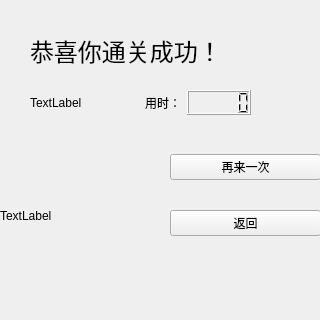
<?xml version="1.0" encoding="UTF-8"?>
<ui version="4.0">
 <class>AllFinished</class>
 <widget class="QWidget" name="AllFinished">
  <property name="geometry">
   <rect>
    <x>0</x>
    <y>0</y>
    <width>320</width>
    <height>320</height>
   </rect>
  </property>
  <property name="windowTitle">
   <string>Form</string>
  </property>
  <property name="windowIcon">
   <iconset resource="res.qrc">
    <normaloff>:/image/dogcongratulations.png</normaloff>:/image/dogcongratulations.png</iconset>
  </property>
  <widget class="QLabel" name="congratulations">
   <property name="geometry">
    <rect>
     <x>30</x>
     <y>10</y>
     <width>251</width>
     <height>81</height>
    </rect>
   </property>
   <property name="font">
    <font>
     <family>宋体</family>
     <pointsize>18</pointsize>
    </font>
   </property>
   <property name="text">
    <string>恭喜你通关成功！</string>
   </property>
  </widget>
  <widget class="QLabel" name="dog">
   <property name="geometry">
    <rect>
     <x>0</x>
     <y>130</y>
     <width>161</width>
     <height>171</height>
    </rect>
   </property>
   <property name="text">
    <string>TextLabel</string>
   </property>
  </widget>
  <widget class="QWidget" name="layoutWidget">
   <property name="geometry">
    <rect>
     <x>170</x>
     <y>130</y>
     <width>151</width>
     <height>131</height>
    </rect>
   </property>
   <layout class="QVBoxLayout" name="verticalLayout">
    <item>
     <widget class="QPushButton" name="again">
      <property name="text">
       <string>再来一次</string>
      </property>
     </widget>
    </item>
    <item>
     <widget class="QPushButton" name="back">
      <property name="text">
       <string>返回</string>
      </property>
     </widget>
    </item>
   </layout>
  </widget>
  <widget class="QWidget" name="layoutWidget">
   <property name="geometry">
    <rect>
     <x>30</x>
     <y>90</y>
     <width>221</width>
     <height>25</height>
    </rect>
   </property>
   <layout class="QHBoxLayout" name="horizontalLayout">
    <item>
     <widget class="QLabel" name="step">
      <property name="text">
       <string>TextLabel</string>
      </property>
     </widget>
    </item>
    <item>
     <spacer name="horizontalSpacer">
      <property name="orientation">
       <enum>Qt::Horizontal</enum>
      </property>
      <property name="sizeHint" stdset="0">
       <size>
        <width>40</width>
        <height>20</height>
       </size>
      </property>
     </spacer>
    </item>
    <item>
     <widget class="QLabel" name="label">
      <property name="text">
       <string>用时：</string>
      </property>
     </widget>
    </item>
    <item>
     <widget class="QLCDNumber" name="lcdNumber"/>
    </item>
   </layout>
  </widget>
 </widget>
 <resources>
  <include location="res.qrc"/>
 </resources>
 <connections/>
</ui>
